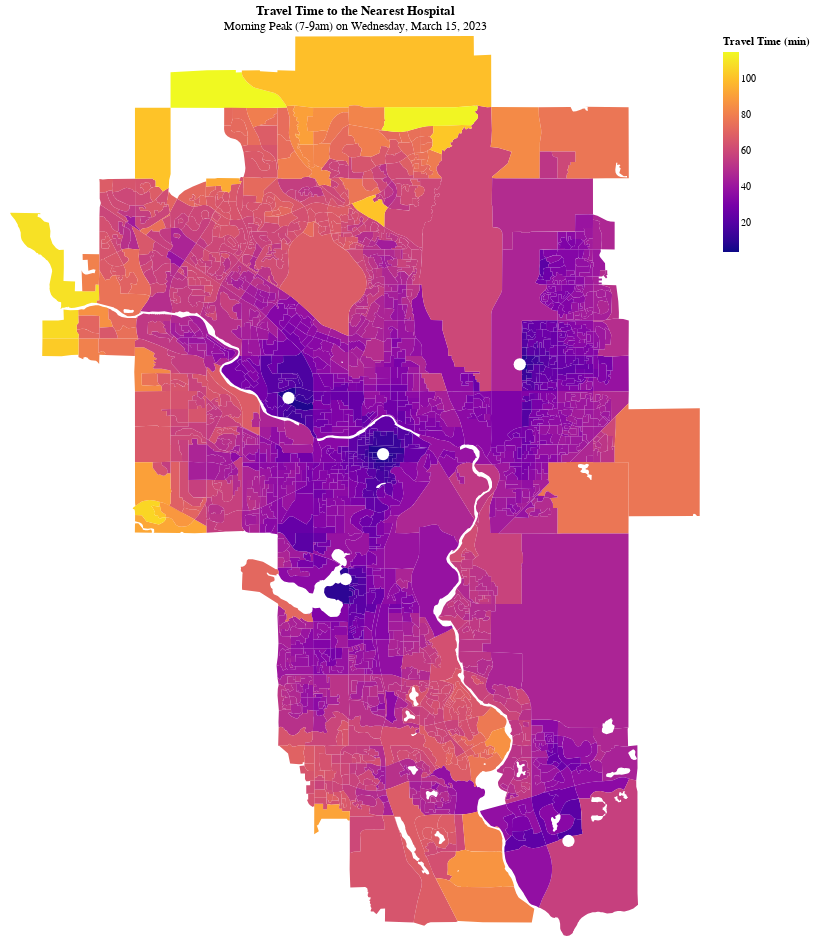

Here is the notebook cell this chart was saved with:
### Markdown cell above
Now we make a plot, similar to the previous workbook:

### Code cell
import altair as alt

travel_time = alt.Chart(da_areas).mark_geoshape().encode(
    color=alt.Color("travel_time:Q", title="Travel Time (min)", scale=alt.Scale(scheme="plasma"))
).project("mercator")

hosp = alt.Chart(hospitals).mark_circle(size=150, color="white", opacity=1).encode(
    latitude='geometry.coordinates[1]:Q',
    longitude='geometry.coordinates[0]:Q',
    tooltip='facility_name:N'
).project(
    "mercator"
).properties(
    title={
        "text": "Travel Time to the Nearest Hospital",
        "subtitle": "Morning Peak (7-9am) on Wednesday, March 15, 2023"
    },
    width=700,
    height=900
)

travel_time + hosp

### Figure 1 — Vega-Lite specification as saved in the notebook (floating-point values rounded to 4 significant figures; data arrays with more than 128 entries replaced by an {"elided": "..."} marker saying what was removed)
{"config": {"view": {"continuousWidth": 400, "continuousHeight": 300}}, "layer": [{"data": {"name": "data-a05d61cee1c9e75cf2d6e61889f5442f"}, "mark": "geoshape", "encoding": {"color": {"field": "travel_time", "scale": {"scheme": "plasma"}, "title": "Travel Time (min)", "type": "quantitative"}}, "projection": {"type": "mercator"}}, {"data": {"name": "data-b14b71a5bea5819d475eb74166c226eb"}, "mark": {"type": "circle", "color": "white", "opacity": 1, "size": 150}, "encoding": {"latitude": {"field": "geometry.coordinates[1]", "type": "quantitative"}, "longitude": {"field": "geometry.coordinates[0]", "type": "quantitative"}, "tooltip": {"field": "facility_name", "type": "nominal"}}, "height": 900, "projection": {"type": "mercator"}, "title": {"text": "Travel Time to the Nearest Hospital", "subtitle": "Morning Peak (7-9am) on Wednesday, March 15, 2023"}, "width": 700}], "$schema": "https://vega.github.io/schema/vega-lite/v4.17.0.json", "datasets": {"data-a05d61cee1c9e75cf2d6e61889f5442f": {"elided": "1675 records"}, "data-b14b71a5bea5819d475eb74166c226eb": [{"id": 0, "facility_name": "Foothills Medical Centre", "type": "Feature", "geometry": {"type": "Point", "coordinates": [-114.1, 51.06]}}, {"id": 1, "facility_name": "Peter Lougheed Centre", "type": "Feature", "geometry": {"type": "Point", "coordinates": [-114.0, 51.08]}}, {"id": 2, "facility_name": "Rockyview General Hospital", "type": "Feature", "geometry": {"type": "Point", "coordinates": [-114.1, 50.99]}}, {"id": 3, "facility_name": "South Health Campus", "type": "Feature", "geometry": {"type": "Point", "coordinates": [-114.0, 50.88]}}, {"id": 4, "facility_name": "Sheldon Chumir Urgent Care Centre", "type": "Feature", "geometry": {"type": "Point", "coordinates": [-114.1, 51.04]}}]}}
